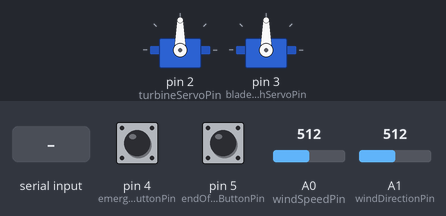
Bench run of a sketch on a simulated Arduino Uno, built with avr-gcc and run on an emulated ATmega328P. Shown: 2 × servo. Inputs (shaded band) come from the test bench; at power-on: pin 4 (emergencyStopButtonPin) HIGH, pin 5 (endOfDayLogButtonPin) HIGH, A0 (windSpeedPin) = 512, A1 (windDirectionPin) = 512. What the sketch prints to the serial monitor is not drawn.

Above: at 0.8 s.
0.9 s: "90,45\n" received over Serial
At 1.6 s:
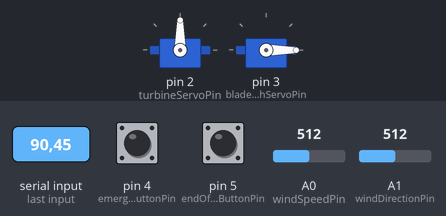
2.4 s: pin 4 (emergencyStopButtonPin) pulled LOW for 0.15 s
4.0 s: pin 5 (endOfDayLogButtonPin) pulled LOW for 0.15 s
Timing chart, 0 to 7.0 s (numbered marks = the images above; inputs shaded):
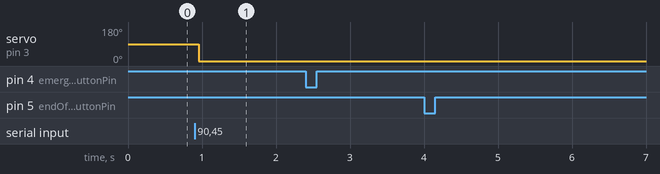

The sketch:

code.ino
```cpp
#include <Servo.h>

// Pin Definitions
const int windSpeedPin = A0;
const int windDirectionPin = A1;
const int turbineServoPin = 2;
const int bladePitchServoPin = 3;
const int emergencyStopButtonPin = 4;
const int endOfDayLogButtonPin = 5; // Button to trigger end-of-day data logging

// Servo Objects
Servo turbineServo;
Servo bladePitchServo;

// Wind Speed Parameters (to be set by user)
float cutInSpeed;
float cutOutSpeed;

// Variables to store the previous values for comparison
float previousWindSpeed = -1;
float previousWindDirection = -1;

// Universal angle variables
byte turbineAngle = 90;   // Default position (facing forward)
byte bladePitchAngle = 0; // Default pitch (flat)

// Logging Variables
const byte maxLogs = 60; // Reduced log size (1 log per minute for 1 hour)
struct DataLog
{
  float windSpeed;
  float windDirection;
  byte turbineAngle;
  byte bladePitchAngle;
};

DataLog logs[maxLogs]; // Array to store data logs
byte logIndex = 0;     // Current index in the log array

void setup()
{
  // Initialize the emergency stop and end-of-day logging button pins
  pinMode(emergencyStopButtonPin, INPUT_PULLUP);
  pinMode(endOfDayLogButtonPin, INPUT_PULLUP); // Initialize the log button pin

  // Attach the servos to their respective pins
  turbineServo.attach(turbineServoPin);
  bladePitchServo.attach(bladePitchServoPin);

  // Initialize serial communication
  Serial.begin(9600);
  Serial.println("System Initialized");

  // Get user input for cut-in and cut-out speeds
  Serial.println("Enter cut-in wind speed (m/s):");
  while (Serial.available() == 0)
  {
  }
  cutInSpeed = Serial.parseFloat();
  Serial.print(cutInSpeed);
  Serial.println("m/s");

  Serial.println("Enter cut-out wind speed (m/s):");
  while (Serial.available() == 0)
  {
  }
  cutOutSpeed = Serial.parseFloat();
  Serial.print(cutOutSpeed);
  Serial.println("m/s");

  Serial.print("Cut-in Speed: ");
  Serial.print(cutInSpeed);
  Serial.println(" m/s");
  Serial.print("Cut-out Speed: ");
  Serial.print(cutOutSpeed);
  Serial.println(" m/s");
  Serial.println("System Ready");
}

void loop()
{
  // Check if the emergency stop button is pressed
  if (digitalRead(emergencyStopButtonPin) == LOW)
  {
    handleEmergencyStop();
  }

  // Check if the end-of-day log button is pressed
  if (digitalRead(endOfDayLogButtonPin) == LOW)
  {
    logEndOfDayData();
    delay(200); // Debounce delay to prevent multiple logs
  }

  // Read wind speed and direction
  float windSpeed = readWindSpeed();
  float windDirection = readWindDirection();

  // Control the turbine and blade pitch based on wind speed
  controlTurbineAndBlades(windSpeed, windDirection);

  // Log data if there is a change in wind speed or direction
  if (hasDataChanged(windSpeed, windDirection))
  {
    logData(windSpeed, windDirection);
    previousWindSpeed = windSpeed;
    previousWindDirection = windDirection;
  }

  // Small delay to reduce CPU usage
  delay(100);
}

// Function to handle emergency stop
void handleEmergencyStop()
{
  Serial.println("Emergency Stop Activated!");
  turbineServo.write(90);   // Stop turbine rotation
  bladePitchServo.write(0); // Set blades to 0°

  while (digitalRead(emergencyStopButtonPin) == LOW)
  {
    // Wait until the button is released
  }
  Serial.println("Emergency Stop Released. System Reset.");
}

// Function to read wind speed from sensor
float readWindSpeed()
{
  int rawValue = analogRead(windSpeedPin);
  return rawValue * (5.0 / 1023.0) * 20.0; // Convert sensor value to wind speed
}

// Function to read wind direction from sensor
float readWindDirection()
{
  int rawValue = analogRead(windDirectionPin);
  return rawValue * (360.0 / 1023.0); // Convert sensor value to wind direction
}

// Function to control turbine and blade pitch based on wind speed and direction
void controlTurbineAndBlades(float windSpeed, float windDirection)
{
  if (windSpeed >= cutInSpeed && windSpeed <= cutOutSpeed)
  {
    // Rotate turbine to align with wind direction
    turbineAngle = constrain((int)windDirection, 0, 180);
    turbineServo.write(turbineAngle);

    // Adjust blade pitch based on wind speed
    if (windSpeed >= cutOutSpeed - 5.0)
    {
      // Linearly reduce blade pitch from 45° to 0° as wind speed approaches cut-out speed
      bladePitchAngle = map(windSpeed, cutOutSpeed - 5.0, cutOutSpeed, 45, 0);
    }
    else
    {
      // Set blade pitch to maximum (45 deg) for lower wind speeds
      bladePitchAngle = 45.0;
    }
    bladePitchAngle = constrain(bladePitchAngle, 0, 45);
    bladePitchServo.write(bladePitchAngle);
  }
  else
  {
    // Force blades to 0° and turbine to a fixed position
    bladePitchServo.write(0);
    turbineServo.write(90); // Fixed position if out of operational range
    turbineAngle = 90;
    bladePitchAngle = 0;
  }
}

// Function to log data if wind speed or direction changes
void logData(float windSpeed, float windDirection)
{
  Serial.println("Data Log:");
  Serial.print("Wind Speed: ");
  Serial.print(windSpeed);
  Serial.print(" m/s, Wind Direction: ");
  Serial.print(windDirection);
  Serial.print("\xB0, Turbine Angle: ");
  Serial.print(turbineAngle);
  Serial.print("\xB0, Blade Pitch Angle: ");
  Serial.print(bladePitchAngle);
  Serial.println("\xB0");

  // Log data into the array
  if (logIndex < maxLogs)
  {
    logs[logIndex].windSpeed = windSpeed;
    logs[logIndex].windDirection = windDirection;
    logs[logIndex].turbineAngle = turbineAngle;
    logs[logIndex].bladePitchAngle = bladePitchAngle;
    logIndex++;
  }
  else
  {
    Serial.println("Log storage full!");
  }
}

// Function to check if wind speed or direction has changed
bool hasDataChanged(float currentWindSpeed, float currentWindDirection)
{
  return (currentWindSpeed != previousWindSpeed) || (currentWindDirection != previousWindDirection);
}

// Function to perform end-of-day data logging when the button is pressed
void logEndOfDayData()
{
  Serial.println("End of Day Data Logging Triggered:");
  Serial.println("Log \t Wind Speed \t Wind Direction  Turbine Angle  Blade pitch angle");

  for (int i = 0; i < logIndex; i++)
  {
    Serial.print(i + 1);
    Serial.print(" \t ");
    Serial.print(logs[i].windSpeed);
    Serial.print(" m/s \t ");
    Serial.print(logs[i].windDirection);
    Serial.print("\xB0 \t ");
    Serial.print(logs[i].turbineAngle);
    Serial.print("\xB0 \t\t ");
    Serial.print(logs[i].bladePitchAngle);
    Serial.println("\xB0");
  }

  Serial.println("End of Day Data Log Complete.");
}
```

Measured:
- after the input at 0.9 s, servo on pin 3 (bladePitchServoPin): 90° → 0° after 0.06 s
- after the input at 2.4 s, every drawn part: stays the same
- after the input at 4.0 s, every drawn part: stays the same
